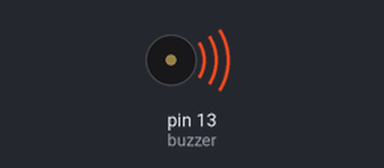
A sketch run on a simulated Arduino Uno, built with avr-gcc and run on an emulated ATmega328P. On the bench: buzzer (waves = sounding).

Above: at 0.5 s.
Timing chart, 0 to 11.1 s (numbered marks = the images above):
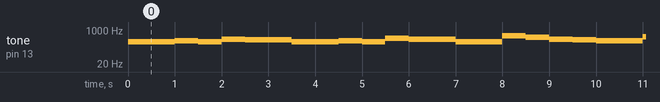

The sketch:

lab5-4.ino
```cpp
int buzzer = 13;

int notes[] = {
  262, 262, 294, 262, 349, 330,
  262, 262, 294, 262, 392, 349,
  262, 262, 523, 440, 349, 330, 294,
  466, 466, 440, 349, 392, 349
};

int durations[] = {
  500, 500, 500, 500, 500, 1000,
  500, 500, 500, 500, 500, 1000,
  500, 500, 500, 500, 500, 500, 1000,
  500, 500, 500, 500, 500, 1000
};

void setup() {
  pinMode(buzzer, OUTPUT);
}

void loop() {
  for (int i = 0; i < 27; i++) {
    tone(buzzer, notes[i]);
    delay(durations[i]);
    noTone(buzzer);
  }
  delay(2000);
}
```

Measured:
- by itself, tone on pin 13 (buzzer): plays 262 Hz for 1.0 s, 294 Hz for 0.50 s, 262 Hz for 0.50 s, 349 Hz for 0.50 s, 330 Hz for 1.0 s, 262 Hz for 1.0 s … (170 notes in this stretch)
